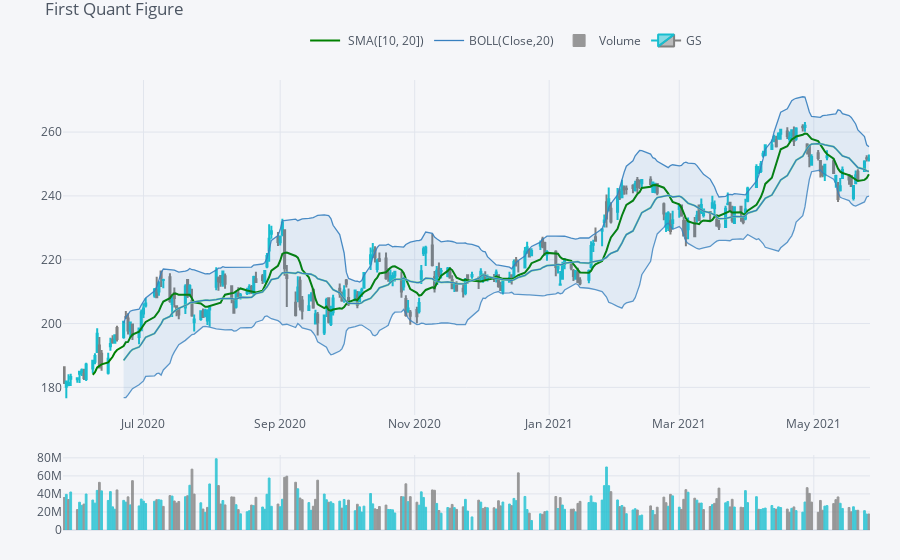

Notebook source saved alongside this figure:
### Code cell
qf=cf.QuantFig(single_stock,title='First Quant Figure',legend='top',name='GS')
qf.add_sma([10,20],width=2,color=['green','lightgreen'],legendgroup=True)
qf.add_bollinger_bands()
qf.add_volume()
qf.iplot()

### Figure 1 — Plotly figure (JSON) as saved in the notebook; plotly's stock layout.template omitted (floating-point values rounded to 4 significant figures; data arrays with more than 128 entries replaced by an {"elided": "..."} marker saying what was removed)
{"data": [{"legendgroup": " SMA([10, 20])", "line": {"color": "rgba(0, 128, 0, 1.0)", "dash": "solid", "shape": "linear", "width": 2}, "mode": "lines", "name": " SMA([10, 20])", "showlegend": true, "text": "", "type": "scatter", "x": {"elided": "254 str values"}, "y": {"elided": "254 mixed values"}, "yaxis": "y2"}, {"legendgroup": " SMA([10, 20])", "line": {"color": "rgba(144, 238, 144, 1.0)", "dash": "solid", "shape": "linear", "width": 2}, "mode": "lines", "name": " SMA(20)", "showlegend": false, "text": "", "type": "scatter", "x": {"elided": "254 str values"}, "y": {"elided": "254 mixed values"}, "yaxis": "y2"}, {"legendgroup": "BOLL(Close,20)", "line": {"color": "rgba(55, 128, 191, 1.0)", "dash": "solid", "shape": "linear", "width": 1.3}, "mode": "lines", "name": "BOLL(Close,20)", "showlegend": true, "text": "", "type": "scatter", "x": {"elided": "254 str values"}, "y": {"elided": "254 mixed values"}, "yaxis": "y2"}, {"legendgroup": "BOLL(Close,20)", "line": {"color": "rgba(55, 128, 191, 0.8999999999999999)", "dash": "solid", "shape": "linear", "width": 1.3}, "mode": "lines", "name": "UPPER(Close,20)", "showlegend": false, "text": "", "type": "scatter", "x": {"elided": "254 str values"}, "y": {"elided": "254 mixed values"}, "yaxis": "y2"}, {"fill": "tonexty", "fillcolor": "rgba(55, 128, 191, 0.1)", "legendgroup": "BOLL(Close,20)", "line": {"color": "rgba(55, 128, 191, 0.7999999999999998)", "dash": "solid", "shape": "linear", "width": 1.3}, "mode": "lines", "name": "LOWER(Close,20)", "showlegend": false, "text": "", "type": "scatter", "x": {"elided": "254 str values"}, "y": {"elided": "254 mixed values"}, "yaxis": "y2"}, {"marker": {"color": {"elided": "254 str values"}, "line": {"color": {"elided": "254 str values"}, "width": 1}}, "name": "Volume", "opacity": 0.8, "orientation": "v", "text": "", "type": "bar", "x": {"elided": "254 str values"}, "y": {"elided": "254 int values"}, "yaxis": "y3"}, {"close": {"elided": "254 float values"}, "decreasing": {"line": {"color": "#808080"}}, "high": {"elided": "254 float values"}, "increasing": {"line": {"color": "#17BECF"}}, "low": {"elided": "254 float values"}, "name": "GS", "open": {"elided": "254 float values"}, "showlegend": true, "type": "candlestick", "x": {"elided": "254 str values"}, "yaxis": "y2"}], "layout": {"legend": {"bgcolor": "#F5F6F9", "font": {"color": "#4D5663"}, "orientation": "h", "x": 0.3, "y": 0.95, "yanchor": "bottom"}, "margin": {"b": 30, "l": 30, "r": 30, "t": 30}, "paper_bgcolor": "#F5F6F9", "plot_bgcolor": "#F5F6F9", "showlegend": true, "title": {"font": {"color": "#4D5663"}, "text": "First Quant Figure"}, "xaxis": {"anchor": "y2", "gridcolor": "#E1E5ED", "rangeselector": {"bgcolor": "rgba(150, 200, 250, 1)", "buttons": [{"count": 1, "label": "1m", "step": "month", "stepmode": "backward"}, {"count": 1, "label": "1y", "step": "year", "stepmode": "backward"}], "font": {"size": 13}, "visible": false, "x": 0, "y": 0.9}, "rangeslider": {"visible": false}, "showgrid": true, "tickfont": {"color": "#4D5663"}, "title": {"font": {"color": "#4D5663"}, "text": ""}, "zerolinecolor": "#E1E5ED"}, "yaxis": {"gridcolor": "#E1E5ED", "showgrid": true, "showticklabels": false, "tickfont": {"color": "#4D5663"}, "title": {"font": {"color": "#4D5663"}, "text": ""}, "zerolinecolor": "#E1E5ED"}, "yaxis2": {"domain": [0.23, 0.9], "gridcolor": "#E1E5ED", "showgrid": true, "tickfont": {"color": "#4D5663"}, "title": {"font": {"color": "#4D5663"}, "text": ""}, "zerolinecolor": "#E1E5ED"}, "yaxis3": {"domain": [0, 0.15], "gridcolor": "#E1E5ED", "showgrid": true, "tickfont": {"color": "#4D5663"}, "title": {"font": {"color": "#4D5663"}, "text": ""}, "zerolinecolor": "#E1E5ED"}}}
